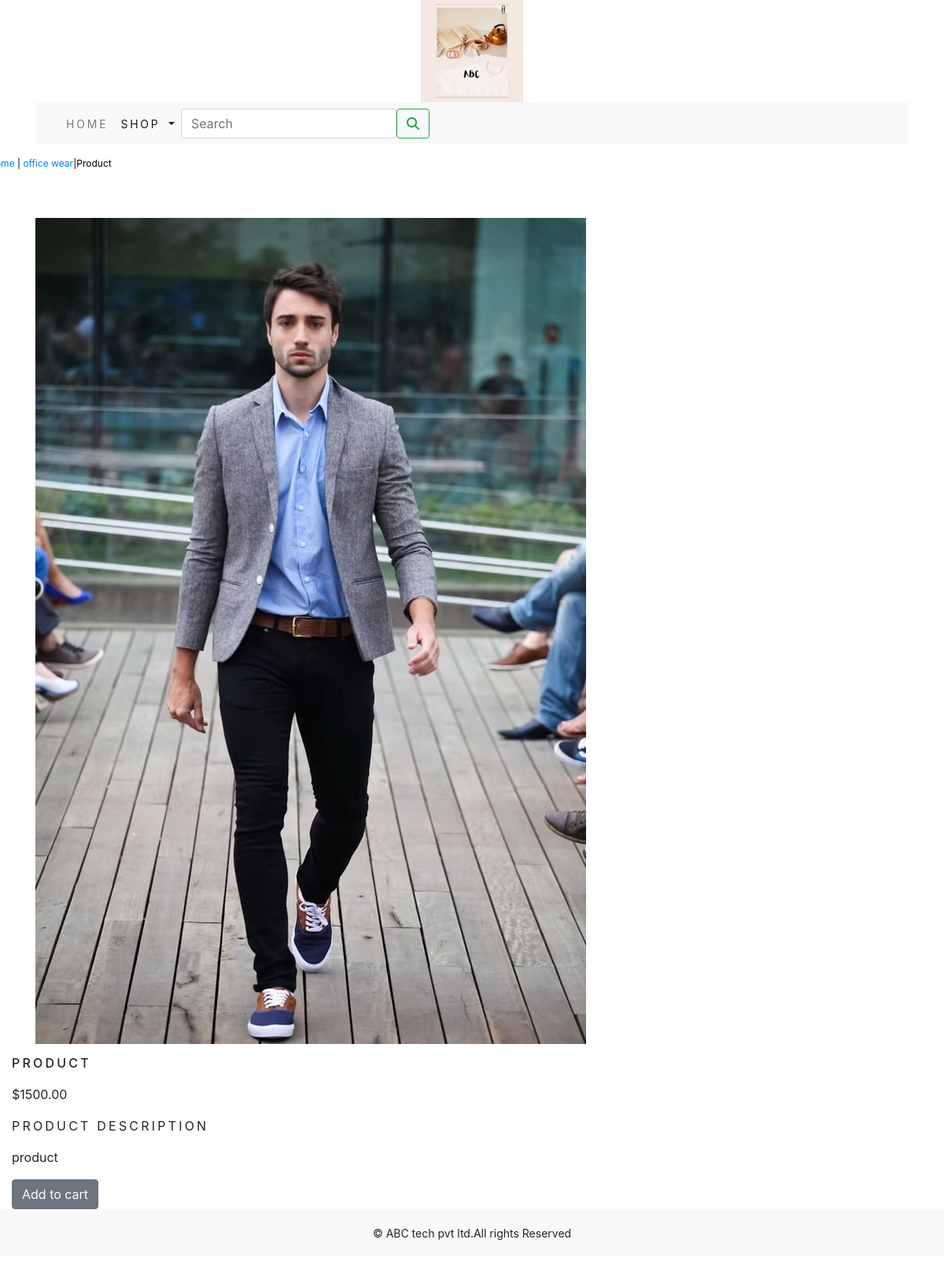
The app's page /shop/office-wear/product/ with its own data.
### shop/models.py (models this page shows, shortened)
class Product(models.Model):
    name = models.CharField(max_length=250, unique=True)
    slug = models.SlugField(max_length=250, unique=True)
    description = models.TextField(blank=True)
    price = models.DecimalField(max_digits=10, decimal_places=2)
    category = models.ForeignKey(Category, on_delete=models.CASCADE)
    image = models.ImageField(upload_to='category', blank=True)
    stock = models.IntegerField()
    available = models.BooleanField(default=True)
    created = models.DateTimeField(auto_now_add=True)
    updated = models.DateTimeField(auto_now=True)
    class Meta:
        ordering = ('name',)
        verbose_name = 'product'
        verbose_name_plural = 'products'

class Category(models.Model):
    name = models.CharField(max_length=250, unique=True)
    slug = models.SlugField(max_length=250, unique=True)
    description = models.TextField(blank=True)
    image = models.ImageField(upload_to='category', blank=True)
    class Meta:
        ordering = ('name',)
        verbose_name = 'category'
        verbose_name_plural = 'categories'
    def get_url(self):
        return reverse('shop:products_by_category', args=[self.slug])
    def __str__(self):
        return '{}'.format(self.name)

### shop/views.py (the view)
# urls.py: path('<slug:c_slug>/<slug:product_slug>/',views.proDetail,name='prodCatdetail'),
def proDetail(request, c_slug, product_slug):
    try:
        product = Product.objects.get(category__slug=c_slug,slug=product_slug)
    except Exception as e:
        raise e
    return render(request, 'product.html', {'product': product})

### cart/context_processors.py (called while the page is built)
def counter(request):
    item_count=0
    if 'admin' in request.path:
        return {}
    else:
        try:
            cart=Cart.objects.filter(cart_id=_cart_id(request))
            cart_items=CartItem.objects.all().filter(cart=cart[:1])
            for cart_item in cart_items:
                item_count += cart_item.quantity
        except Cart.DoesNotExist:
            item_count = 0
    return dict(item_count=item_count)

### cart/views.py (called while the page is built)
def _cart_id(request):
    cart = request.session.session_key
    if not cart:
        cart = request.session.create()
    return cart

### shop/context_processors.py (called while the page is built)
def menu_links(request):
    links = Category.objects.all()
    return dict(links=links)

### template/product.html (shortened to what this page needs)
{% extends 'base.html' %}
{% load static %}
{% block content %}
<div class="row my_prod_row_class">
    <div class="mx_auto">
        <p> <a href="{% url 'shop:allProdCat' %}">Home</a> | <a href="{{product.category.get_url}}">{{product.category}}</a>|{{product.name}}</p>
    </div>
</div>
<br>
<div class="container">
    <div class="row">
        <div class="col-12 col-sm-12 col-md-12 col-lg-6 text-center">
            <div style="min-width:18rem">
                <img src="{{product.image.url}}" alt="{{product.name}}">
            </div>
        </div>
    </div>
</div>
<div class="col-12 col-sm-12 col-md-12 col-lg-6">
    <div>
        <h1 class="my_prod_title">{{product.name}}</h1>
        <p>${{product.price}}</p>
        <p class="my_title">Product Description</p>
        <p class="text-justify my_prod_text">{{product.description}}</p>
        {% if product.stock <= 0 %}
        <p class="text-justify my_prod_text"><b>Out of stock</b></p>
        {% else %}
        <a class="btn btn-secondary" href="{% url 'cart:add_cart' product.id %}">Add to cart</a>
        {% endif %}
    </div>
</div>
{% endblock %}

### static/css/custom.css (style rules this page uses)
body { font-family: 'Roboto', sans-serif; }
.my_title { font-size:16px; text-transform:uppercase; letter-spacing:.2em; }
.my_prod_row_class { padding-top:15px; padding-bottom:20px; }
.my_prod_row_class .mx_auto { color:#000; font-size:12px; text-decoration:none; }
.my_prod_title { font-size:16px; text-transform:uppercase; letter-spacing:.2em; padding-top:15px; padding-bottom:10px; }
.my_prod_text { padding-right:20px; }

### records on screen
Product: category "office wear", name "Product", image (picture), name "PRODUCT", price "1500.00", description "product"
